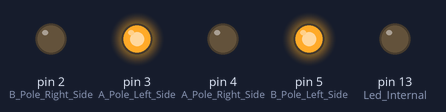
Bench run of a sketch on a simulated Arduino Uno, built with avr-gcc and run on an emulated ATmega328P. Parts: output pins drawn as LEDs (lit = HIGH).

Above: at 0.3 s.
At 2.3 s:
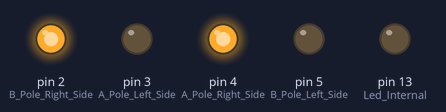
Timing chart, 0 to 3.1 s (numbered marks = the images above):
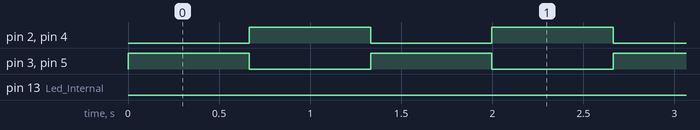

The sketch:

Overwegbomen.ino
```cpp
/*
  railroad crossing
  modified 21 Dec 2017
  by Rudi Zengers

  AHOB knipperfrequentie is 45 x per minuut
  Dus 90 perioden. 60.000 / 90 = 666

  Dutch Railroad installation blink frequency is 45 times per minute
 */
#define A_Pole_Left_Side   3
#define A_Pole_Right_Side  4
#define B_Pole_Left_Side   5
#define B_Pole_Right_Side  2
#define Led_Internal       13

// the setup function runs once when you press reset or power the board
void setup() {
  // initialize digital pin 13 as an output.
  pinMode(A_Pole_Left_Side, OUTPUT);
  pinMode(A_Pole_Right_Side, OUTPUT);
  pinMode(B_Pole_Left_Side, OUTPUT);
  pinMode(B_Pole_Right_Side, OUTPUT);
  pinMode(Led_Internal, OUTPUT);
}

// the loop function runs over and over again forever
void loop() {

  for (int i=0; i <= 30; i++){
  digitalWrite(A_Pole_Left_Side, HIGH);   // turn the LED on (HIGH is the voltage level)
  digitalWrite(B_Pole_Left_Side, HIGH);
  digitalWrite(A_Pole_Right_Side, LOW);
  digitalWrite(B_Pole_Right_Side, LOW);

  delay(666);              // wait for a second

  digitalWrite(A_Pole_Left_Side, LOW);    // turn the LED off by making the voltage LOW
  digitalWrite(B_Pole_Left_Side, LOW);    // turn the LED off by making the voltage LOW
  digitalWrite(A_Pole_Right_Side, HIGH);
  digitalWrite(B_Pole_Right_Side, HIGH);

  delay(666);              // wait for a second


  }
  digitalWrite(A_Pole_Left_Side, LOW);    // turn the LED off by making the voltage LOW
  digitalWrite(B_Pole_Left_Side, LOW);    // turn the LED off by making the voltage LOW
  digitalWrite(A_Pole_Right_Side, LOW);
  digitalWrite(B_Pole_Right_Side, LOW);

  for (int i=0; i <= 90; i++){
    digitalWrite(Led_Internal, HIGH);
    delay(500);
    digitalWrite(Led_Internal, LOW);
    delay(500);
  }
}
```

Measured:
- by itself, pin 13 (Led_Internal): LOW → HIGH at 41.3 s, → LOW 0.50 s later, → HIGH 0.50 s later, → LOW 0.50 s later, … (178 changes in this stretch)
- by itself, pin 2 (B_Pole_Right_Side), pin 3 (A_Pole_Left_Side), pin 4 (A_Pole_Right_Side), pin 5 (B_Pole_Left_Side): alternates HIGH for 0.67 s and LOW for 0.67 s, 62 changes in all, then stays LOW
